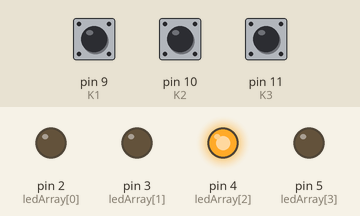
This sketch was run on a simulated Arduino Uno, built with avr-gcc and run on an emulated ATmega328P. Parts: output pins drawn as LEDs (lit = HIGH). Dashed ring = blinking. The test bench sets the inputs (shaded band); at power-on: pin 9 (K1) HIGH, pin 10 (K2) HIGH, pin 11 (K3) HIGH.

Above: at 1.2 s.
1.3 s: pin 9 (K1) pulled LOW for 3.2 s
At 4.8 s:
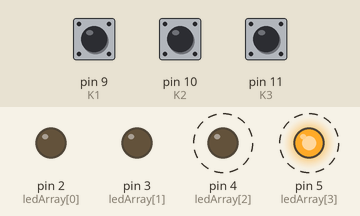
At 5.4 s:
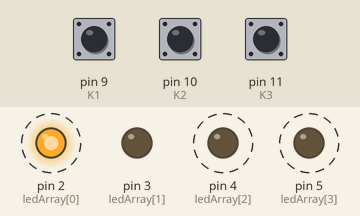
Timing chart, 0 to 13.5 s (numbered marks = the images above; inputs shaded):
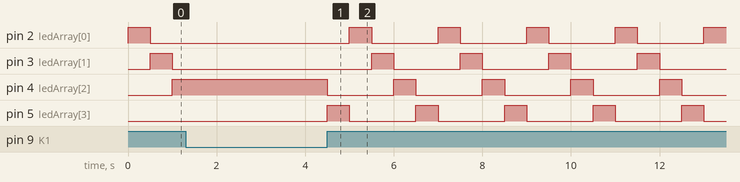

Measured:
- by itself, pin 2 (ledArray[0]), pin 3 (ledArray[1]), pin 4 (ledArray[2]), pin 5 (ledArray[3]): alternates HIGH for 0.50 s and LOW for 1.5 s

The sketch:

oef4.ino
```cpp
#define K1  9
#define K2  10
#define K3  11

const byte ledArray [] = {2 ,3 ,4 ,5};
byte loper = 1;
byte onOff = 1; //0=stop 1=left 2=right

void setup() {
  pinMode ( K1 , INPUT_PULLUP );
  pinMode ( K2 , INPUT_PULLUP );
  pinMode ( K3 , INPUT_PULLUP );
  pciSetup(K1);
  pciSetup(K2);
  pciSetup(K3);

  for(int x=0; x<=3;x++) pinMode(ledArray[x],OUTPUT);

}

void pciSetup ( byte pin ){
  * digitalPinToPCMSK ( pin ) |= bit (digitalPinToPCMSKbit ( pin ) ) ; // enable pin
  PCIFR |= bit ( digitalPinToPCICRbit ( pin ) ) ; // clear any outstanding interrupt
  PCICR |= bit ( digitalPinToPCICRbit ( pin ) ) ; // enable interrupt for the group
}

ISR ( PCINT0_vect ){
    if((!digitalRead(K1)) && (digitalRead(K2))&&(digitalRead(K3))){
      while(!digitalRead(K1)){//antiDender
      }
      onOff=1;
    }
    else if((digitalRead(K1)) && (!digitalRead(K2))&&(digitalRead(K3))){
      while(!digitalRead(K2)){//antiDender
      }
      onOff=2;
    }
    else if((digitalRead(K1)) && (!digitalRead(K2))&&(!digitalRead(K3))){
      while(!digitalRead(K3)){//antiDender
      }
      onOff=0;
    }
}

void loop() {
  for(int i = 0; i < 4; i++) digitalWrite(ledArray[i], bitRead(loper,i));

  if((loper == 1) && onOff == 2) loper = 8;
  else if((loper == 8) && onOff == 1) loper = 1;
  else if(onOff != 0){
    if(onOff == 1) loper*=2;
    else loper/=2;
  }

  delay(500);
}
```
